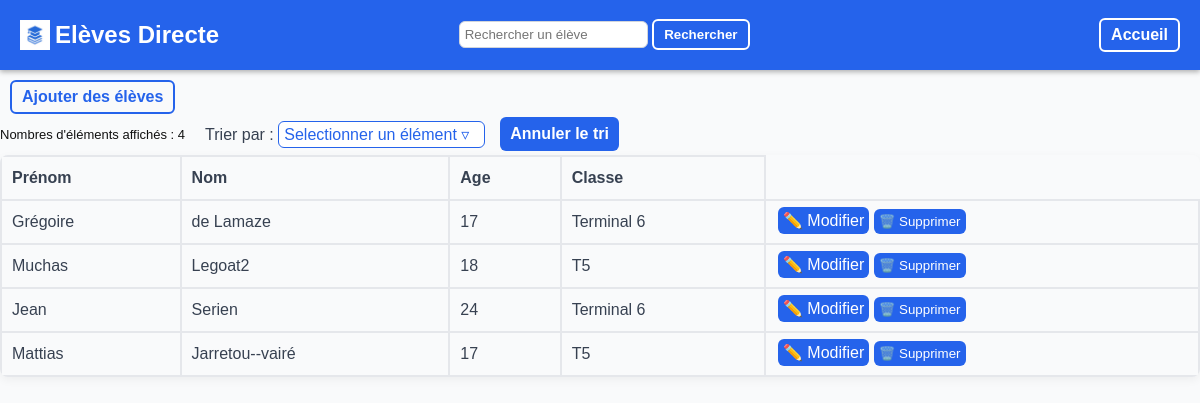
/eleve/liste, run on the app's committed database.
### tables this page shows
CREATE TABLE Eleve (
    Id INTEGER PRIMARY KEY AUTOINCREMENT,
    Prenom TEXT NOT NULL,
    Nom TEXT NOT NULL,
    Date_de_Naissance DATE NOT NULL,
    Id_Classe INTEGER,
    FOREIGN KEY (Id_Classe)
        REFERENCES Classe(Id)
        ON DELETE CASCADE
        ON UPDATE CASCADE
    );

CREATE TABLE Classe (
    Id INTEGER PRIMARY KEY AUTOINCREMENT,
    Nom TEXT NOT NULL,
    Nom_Lycee TEXT NOT NULL,
    Id_Professeur INTEGER NOT NULL, 
    FOREIGN KEY (Id_Professeur)
        REFERENCES Professeur(Id)
        ON DELETE CASCADE
        ON UPDATE CASCADE
    );

### Backend.py (the view, shortened to what this page needs)
@app.route('/eleve/liste', methods=["POST","GET"])
def liste_eleve():
    colonnes=[]
    for i in range(len(colonnes_eleve)):
        colonnes.append(colonnes_eleve[i].copy())
    colonnes[2]["titre"]="Age"
    colonnes=tuple(colonnes)
    return render_template('liste.html', valeurs=remplacer_elements("Eleve", execute_sql("SELECT * FROM Eleve")), colonnes=colonnes, infos= {"element" : "élève","URL_ajout": "/eleve/ajout", "titre": "Ajouter des élèves", "ajout_boutton": "Ajouter des élèves","URL_update": "/eleve/update" })

### Backend.py (called while the page is built, shortened)
def execute_sql(commande, argument=()):
    conn = sqlite3.connect(DB_NAME)
    c = conn.cursor()
    c.execute(commande, argument)
    valeurs = c.fetchall()
    conn.commit()
    conn.close()
    return valeurs

def convert_en_dico(donnes):
    dico={}
    for i in donnes:
        dico[i[0]]=i
    return dico

def calculer_age(date_de_naissance_):
    date_de_naissance=datetime.strptime(date_de_naissance_, "%Y-%m-%d").date()
    aujourd_hui = datetime.now().date()
    annees = aujourd_hui.year - date_de_naissance.year
    if (aujourd_hui.month, aujourd_hui.day) < (date_de_naissance.month, date_de_naissance.day):
        annees -= 1
    return annees

def remplacer_elements(element, donnes):
    print(donnes)
    for i in donnes:
        d=donnes.pop(0)
        donnes.append(list(d))
    if element=="Matiere" or element=="Classe":
        profs=convert_en_dico(execute_sql("SELECT * FROM Professeur"))
        for i in donnes:
            i[3]=profs[i[3]][1]+" "+profs[i[3]][2]
    if element=="Eleve":
        classes=convert_en_dico(execute_sql("SELECT * FROM Classe"))
        for i in donnes:
            i[4]=classes[i[4]][1]
            i[3]=calculer_age(i[3])
    for i in donnes:
        d=donnes.pop(0)
        donnes.append(tuple(d))
    return donnes

### templates/liste.html (shortened to what this page needs)
<!DOCTYPE html>
<html lang="fr">
<head>
    <link rel="stylesheet" href="../static/styles.css">
</head>
<body>
    {% include "composants/topbar.html" %}
   <a class="back_button" href='{{infos["URL_ajout"]}}'>{{infos["ajout_boutton"]}}</a>
        <div class="haut_tableau">
            <p id="compteur_text" class="compteur">Nombres d'éléments affichés : <span id="compteur"></span></p>
            <div class="dropdown" id="dropdown">
                <label for="dropdown">Trier par : </label>
                <div class="dropdown-button" onclick="toggleMenu()">Selectionner un élément &#9663;
                </div>
            </div>
            <a href='{{infos["URL_actuelle"]}}' class="annuler-button">Annuler le tri</a>
        </div>
    <table>
        <tr>
        {% for c in colonnes %}
            <th>{{ c["titre"] }}</th>
        {% endfor %}
        </tr>
        {% for v in valeurs %}
        <tr>
            {% for c in colonnes %}
            <td>{{v[c["order"]]}}</td>
            {% endfor %}
            <td class="button_case">
                <form class="actions-buttons-form" method="POST">
                    <a href="{{ infos['URL_update']}}?id={{ v[0] }}">✏️ Modifier</a>
                    <button type="submit">🗑️ Supprimer</button>
                </form>
            </td>
        </tr>
        {% endfor %}
    </table>
</body>
</html>

### templates/composants/topbar.html (shortened to what this page needs)
<div class="topbar">
        <a class="logo" href="/">
        <img src="../static/icon.png" alt="">
        <h2>Elèves Directe</h2>
        </a>
        <form >
            <input type="text" name="recherche" placeholder="Rechercher un {{infos['element']}}" value="{{ recherche }}">
        <button type="submit">Rechercher</button>
    </form>
    <nav>
        <a href='/' class="ajout_button"  >Accueil</a>
    </nav>
    </div>

### static/styles.css (style rules this page uses)
body { font-family: Arial, sans-serif; background-color: #f9fafb; color: #2563eb; margin: 0; }
.ajout_button { display: inline-block; border: 2px solid white; border-radius: 6px; padding: 6px 10px; text-decoration: none; font-weight: bold; color: white; cursor: pointer; }
table { width : 100%; box-shadow: 0 3px 10px rgba(0,0,0,0.05); border-collapse: collapse; border-radius: 8px; overflow: hidden; }
th, td { border: 2px solid #e5e7eb; overflow: hidden; text-align: left; color: #374151; padding: 12px 10px; }
input { color: #000000; padding: 5px; border : 1px solid #d1d5db; outline: none; transition: border-color 0.2s; border-radius: 6px; cursor: text; }
label { color: #374151; }
.button_case { padding: 1px; gap: 10px; align-items: center; width:min-content; }
.button_case button { background-color: #2563eb; color : white; border: none; padding: 5px; border-radius: 6px; cursor: pointer; }
.button_case a { background-color: #2563eb; color : white; border: none; padding: 5px; border-radius: 6px; cursor: pointer; text-decoration: none; }
.back_button { display: inline-block; border: 2px solid #2563eb; border-radius: 6px; padding: 6px 10px; text-decoration: none; font-weight: bold; color: #2563eb; cursor: pointer; margin-top: 10px; margin-left: 10px; }
.actions-buttons-form { padding: 1px; gap: 10px; align-items: center; margin-left: 10px; }
.topbar { background-color: #2563eb; color: white; display: flex; justify-content: space-between; align-items: center; padding: 1px 20px; box-shadow: 0 2px 5px rgba(0, 0, 0, 0.3); }
.topbar button { display: inline-block; border: 2px solid white; border-radius: 6px; padding: 6px 10px; text-decoration: none; font-weight: bold; color: white; background-color: #2563eb; cursor: pointer; }
.topbar form { align-content: center; }
.topbar img { width: 30px; height: 30px; margin-right: 5px; }
.topbar nav { margin-left: 110px; }
.logo { display: flex; align-items: center; text-decoration: none; color: white; }
.dropdown-button { display: inline-block; border: 1px solid #2563eb; border-radius: 6px; padding: 3px 5px; color: #2563eb; background-color: white; margin-right: 5px; cursor: pointer; width: 195px; }
.dropdown { position: relative; display: inline-block; margin-left: 20px; }
.compteur { color: #111; font-size: small; }
.haut_tableau { display: flex; align-items: center; margin: 0; }
.annuler-button { background-color: #2563eb; color : white; border: none; padding: 8px 10px; border-radius: 6px; cursor: pointer; font-weight: bold; cursor: pointer; text-decoration: none; margin-left: 10px ; }

### data on the page
Eleve: Prenom "Grégoire" "de Lamaze"
Classe: Nom "Terminal 6" "Terminal 6"
Eleve: Prenom "Muchas" "Legoat2"
Classe: Nom "T5" "T5"
Eleve: Prenom "Jean" "Serien"
Eleve: Prenom "Mattias" "Jarretou--vairé"

### other printed values
{{ infos["ajout_boutton"] }} "Ajouter des élèves"
{{ c["titre"] }} "Prénom" "Nom" "Age" "Classe"
{{ v[c["order"]] }} "17" "18" "24" "17"
